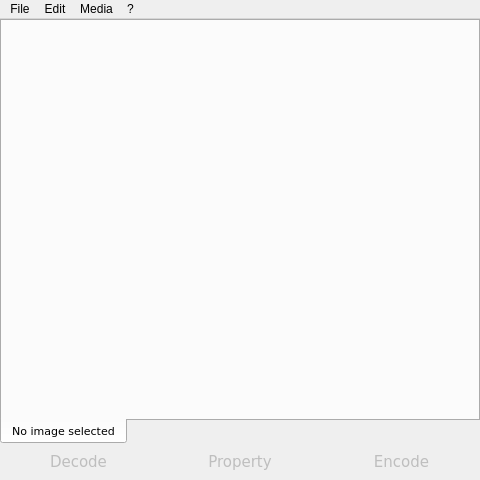
<?xml version="1.0" encoding="UTF-8"?>
<ui version="4.0">
 <class>MainWindow</class>
 <widget class="QMainWindow" name="MainWindow">
  <property name="geometry">
   <rect>
    <x>0</x>
    <y>0</y>
    <width>480</width>
    <height>480</height>
   </rect>
  </property>
  <property name="minimumSize">
   <size>
    <width>325</width>
    <height>350</height>
   </size>
  </property>
  <property name="acceptDrops">
   <bool>true</bool>
  </property>
  <property name="windowTitle">
   <string>SilentEye</string>
  </property>
  <property name="windowIcon">
   <iconset resource="../silenteye.qrc">
    <normaloff>:/icons/img/linuxzealot.png</normaloff>:/icons/img/linuxzealot.png</iconset>
  </property>
  <widget class="QWidget" name="centralwidget">
   <layout class="QGridLayout">
    <property name="leftMargin">
     <number>0</number>
    </property>
    <property name="topMargin">
     <number>0</number>
    </property>
    <property name="rightMargin">
     <number>0</number>
    </property>
    <property name="bottomMargin">
     <number>5</number>
    </property>
    <property name="spacing">
     <number>5</number>
    </property>
    <item row="1" column="0">
     <widget class="QPushButton" name="decodeButton">
      <property name="enabled">
       <bool>false</bool>
      </property>
      <property name="font">
       <font>
        <family>Verdana</family>
        <pointsize>11</pointsize>
        <weight>50</weight>
        <bold>false</bold>
       </font>
      </property>
      <property name="toolTip">
       <string>Decode (Ctrl+D)</string>
      </property>
      <property name="text">
       <string>Decode</string>
      </property>
      <property name="icon">
       <iconset resource="../silenteye.qrc">
        <normaloff>:/icons/img/decode.png</normaloff>:/icons/img/decode.png</iconset>
      </property>
      <property name="iconSize">
       <size>
        <width>48</width>
        <height>48</height>
       </size>
      </property>
      <property name="autoExclusive">
       <bool>true</bool>
      </property>
      <property name="flat">
       <bool>true</bool>
      </property>
     </widget>
    </item>
    <item row="1" column="1">
     <widget class="QPushButton" name="propertyButton">
      <property name="enabled">
       <bool>false</bool>
      </property>
      <property name="font">
       <font>
        <family>Verdana</family>
        <pointsize>11</pointsize>
       </font>
      </property>
      <property name="toolTip">
       <string>Property (Ctrl+P)</string>
      </property>
      <property name="text">
       <string>Property</string>
      </property>
      <property name="icon">
       <iconset resource="../silenteye.qrc">
        <normaloff>:/icons/img/property.png</normaloff>:/icons/img/property.png</iconset>
      </property>
      <property name="iconSize">
       <size>
        <width>48</width>
        <height>48</height>
       </size>
      </property>
      <property name="autoExclusive">
       <bool>true</bool>
      </property>
      <property name="flat">
       <bool>true</bool>
      </property>
     </widget>
    </item>
    <item row="1" column="2">
     <widget class="QPushButton" name="encodeButton">
      <property name="enabled">
       <bool>false</bool>
      </property>
      <property name="font">
       <font>
        <family>Verdana</family>
        <pointsize>11</pointsize>
       </font>
      </property>
      <property name="toolTip">
       <string>Encode (Ctrl+E)</string>
      </property>
      <property name="autoFillBackground">
       <bool>false</bool>
      </property>
      <property name="text">
       <string>Encode</string>
      </property>
      <property name="icon">
       <iconset resource="../silenteye.qrc">
        <normaloff>:/icons/img/encode.png</normaloff>:/icons/img/encode.png</iconset>
      </property>
      <property name="iconSize">
       <size>
        <width>48</width>
        <height>48</height>
       </size>
      </property>
      <property name="autoExclusive">
       <bool>true</bool>
      </property>
      <property name="autoDefault">
       <bool>false</bool>
      </property>
      <property name="default">
       <bool>false</bool>
      </property>
      <property name="flat">
       <bool>true</bool>
      </property>
     </widget>
    </item>
    <item row="0" column="0" colspan="3">
     <widget class="QTabWidget" name="tabWidget">
      <property name="font">
       <font>
        <family>Verdana</family>
        <pointsize>8</pointsize>
       </font>
      </property>
      <property name="tabPosition">
       <enum>QTabWidget::South</enum>
      </property>
      <property name="currentIndex">
       <number>0</number>
      </property>
      <property name="elideMode">
       <enum>Qt::ElideNone</enum>
      </property>
      <property name="usesScrollButtons">
       <bool>true</bool>
      </property>
      <widget class="QWidget" name="tab">
       <property name="palette">
        <palette>
         <active>
          <colorrole role="Base">
           <brush brushstyle="SolidPattern">
            <color alpha="255">
             <red>255</red>
             <green>255</green>
             <blue>255</blue>
            </color>
           </brush>
          </colorrole>
         </active>
         <inactive>
          <colorrole role="Base">
           <brush brushstyle="SolidPattern">
            <color alpha="255">
             <red>255</red>
             <green>255</green>
             <blue>255</blue>
            </color>
           </brush>
          </colorrole>
         </inactive>
         <disabled>
          <colorrole role="Base">
           <brush brushstyle="SolidPattern">
            <color alpha="255">
             <red>255</red>
             <green>255</green>
             <blue>255</blue>
            </color>
           </brush>
          </colorrole>
         </disabled>
        </palette>
       </property>
       <attribute name="title">
        <string>No image selected</string>
       </attribute>
       <layout class="QGridLayout">
        <property name="margin">
         <number>0</number>
        </property>
        <property name="spacing">
         <number>0</number>
        </property>
       </layout>
      </widget>
     </widget>
    </item>
   </layout>
  </widget>
  <widget class="QMenuBar" name="menubar">
   <property name="geometry">
    <rect>
     <x>0</x>
     <y>0</y>
     <width>480</width>
     <height>28</height>
    </rect>
   </property>
   <widget class="QMenu" name="menuFile">
    <property name="title">
     <string>File</string>
    </property>
    <addaction name="actionOpen"/>
    <addaction name="actionOpenUrl"/>
    <addaction name="actionCloseCurrent"/>
    <addaction name="separator"/>
    <addaction name="actionCheckUpdate"/>
    <addaction name="separator"/>
    <addaction name="actionQuit"/>
   </widget>
   <widget class="QMenu" name="menu">
    <property name="title">
     <string>?</string>
    </property>
    <addaction name="actionAbout"/>
   </widget>
   <widget class="QMenu" name="menuEdit">
    <property name="title">
     <string>Edit</string>
    </property>
    <addaction name="actionCopy"/>
    <addaction name="actionPaste"/>
    <addaction name="separator"/>
    <addaction name="actionPreferences"/>
   </widget>
   <widget class="QMenu" name="menuImage">
    <property name="title">
     <string>Media</string>
    </property>
    <addaction name="actionEncode"/>
    <addaction name="actionDecode"/>
    <addaction name="actionProperty"/>
   </widget>
   <addaction name="menuFile"/>
   <addaction name="menuEdit"/>
   <addaction name="menuImage"/>
   <addaction name="menu"/>
  </widget>
  <action name="actionAbout">
   <property name="icon">
    <iconset resource="../silenteye.qrc">
     <normaloff>:/menu/img/about.png</normaloff>:/menu/img/about.png</iconset>
   </property>
   <property name="text">
    <string>About</string>
   </property>
   <property name="shortcut">
    <string>F1</string>
   </property>
  </action>
  <action name="actionQuit">
   <property name="icon">
    <iconset resource="../silenteye.qrc">
     <normaloff>:/menu/img/quit.png</normaloff>:/menu/img/quit.png</iconset>
   </property>
   <property name="text">
    <string>Quit</string>
   </property>
   <property name="shortcut">
    <string>Ctrl+Q</string>
   </property>
  </action>
  <action name="actionOpen">
   <property name="enabled">
    <bool>true</bool>
   </property>
   <property name="icon">
    <iconset resource="../silenteye.qrc">
     <normaloff>:/menu/img/open.png</normaloff>:/menu/img/open.png</iconset>
   </property>
   <property name="text">
    <string>Open file</string>
   </property>
   <property name="shortcut">
    <string>Ctrl+O</string>
   </property>
  </action>
  <action name="actionCloseCurrent">
   <property name="enabled">
    <bool>false</bool>
   </property>
   <property name="icon">
    <iconset resource="../silenteye.qrc">
     <normaloff>:/menu/img/close.png</normaloff>:/menu/img/close.png</iconset>
   </property>
   <property name="text">
    <string>Close current</string>
   </property>
   <property name="shortcut">
    <string>Ctrl+W</string>
   </property>
  </action>
  <action name="actionCopy">
   <property name="enabled">
    <bool>false</bool>
   </property>
   <property name="icon">
    <iconset resource="../silenteye.qrc">
     <normaloff>:/menu/img/copy.png</normaloff>:/menu/img/copy.png</iconset>
   </property>
   <property name="text">
    <string>Copy</string>
   </property>
   <property name="shortcut">
    <string>Ctrl+C</string>
   </property>
  </action>
  <action name="actionPaste">
   <property name="enabled">
    <bool>true</bool>
   </property>
   <property name="icon">
    <iconset resource="../silenteye.qrc">
     <normaloff>:/menu/img/paste.png</normaloff>:/menu/img/paste.png</iconset>
   </property>
   <property name="text">
    <string>Paste</string>
   </property>
   <property name="shortcut">
    <string>Ctrl+V</string>
   </property>
  </action>
  <action name="actionPreferences">
   <property name="icon">
    <iconset resource="../silenteye.qrc">
     <normaloff>:/menu/img/settings.png</normaloff>:/menu/img/settings.png</iconset>
   </property>
   <property name="text">
    <string>Preferences</string>
   </property>
   <property name="shortcut">
    <string>F3</string>
   </property>
  </action>
  <action name="actionProperty">
   <property name="enabled">
    <bool>false</bool>
   </property>
   <property name="icon">
    <iconset resource="../silenteye.qrc">
     <normaloff>:/icons/img/property.png</normaloff>:/icons/img/property.png</iconset>
   </property>
   <property name="text">
    <string>Property</string>
   </property>
   <property name="shortcut">
    <string>Ctrl+P</string>
   </property>
  </action>
  <action name="actionEncode">
   <property name="enabled">
    <bool>false</bool>
   </property>
   <property name="icon">
    <iconset resource="../silenteye.qrc">
     <normaloff>:/icons/img/encode.png</normaloff>:/icons/img/encode.png</iconset>
   </property>
   <property name="text">
    <string>Encode</string>
   </property>
   <property name="shortcut">
    <string>Ctrl+E</string>
   </property>
  </action>
  <action name="actionDecode">
   <property name="enabled">
    <bool>false</bool>
   </property>
   <property name="icon">
    <iconset resource="../silenteye.qrc">
     <normaloff>:/icons/img/decode.png</normaloff>:/icons/img/decode.png</iconset>
   </property>
   <property name="text">
    <string>Decode</string>
   </property>
   <property name="shortcut">
    <string>Ctrl+D</string>
   </property>
  </action>
  <action name="actionCheckUpdate">
   <property name="icon">
    <iconset resource="../silenteye.qrc">
     <normaloff>:/menu/img/update.png</normaloff>:/menu/img/update.png</iconset>
   </property>
   <property name="text">
    <string>Check for update</string>
   </property>
   <property name="shortcut">
    <string>F5</string>
   </property>
  </action>
  <action name="actionOpenUrl">
   <property name="icon">
    <iconset resource="../silenteye.qrc">
     <normaloff>:/menu/img/download.png</normaloff>:/menu/img/download.png</iconset>
   </property>
   <property name="text">
    <string>Open media from url (http)</string>
   </property>
   <property name="shortcut">
    <string>Ctrl+Shift+O</string>
   </property>
  </action>
 </widget>
 <tabstops>
  <tabstop>tabWidget</tabstop>
  <tabstop>propertyButton</tabstop>
  <tabstop>encodeButton</tabstop>
  <tabstop>decodeButton</tabstop>
 </tabstops>
 <resources>
  <include location="../silenteye.qrc"/>
 </resources>
 <connections>
  <connection>
   <sender>actionQuit</sender>
   <signal>triggered()</signal>
   <receiver>MainWindow</receiver>
   <slot>close()</slot>
   <hints>
    <hint type="sourcelabel">
     <x>-1</x>
     <y>-1</y>
    </hint>
    <hint type="destinationlabel">
     <x>399</x>
     <y>299</y>
    </hint>
   </hints>
  </connection>
 </connections>
</ui>
